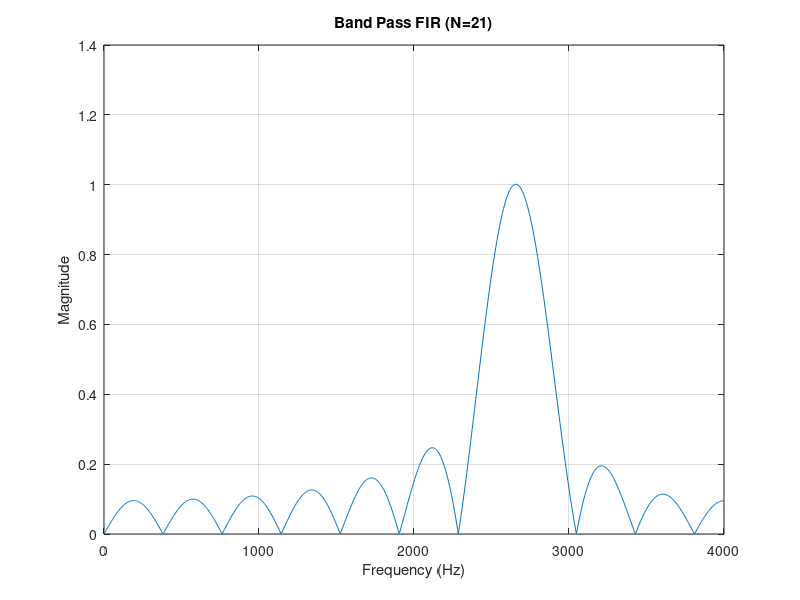

The MATLAB source for this figure:
clc; clear; close all;

fs = 8000;
f1 = 2500;     % Lower cutoff
f2 = 3000;     % Upper cutoff
N = 21;

H = zeros(1,N);

for i = 1:N
    f = (i-1)*fs/N;
    if (f >= f1 && f <= f2) || (f >= fs-f2 && f <= fs-f1)
        H(i) = 1;
    else
        H(i) = 0;
    end
end

h = real(ifft(H));

disp('Band Pass FIR Coefficients (N=21):');
disp(h.');

[Hf,w] = freqz(h,1,1024,fs);
figure;
plot(w,abs(Hf));
title('Band Pass FIR (N=21)');
xlabel('Frequency (Hz)');
ylabel('Magnitude');
grid on;
